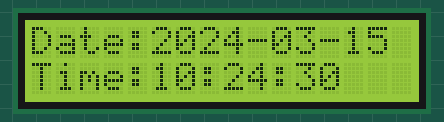
Recording of a program running on a simulated ESP32 board running MicroPython. Shown: 16×2 character LCD. The clock reads 2024-03-15 10:24:30 at power-on unless the program sets it; library files of the repository ran but are not shown: i2c_lcd.py, ds1307.py.

Above: at 0.6 s.
At 5.0 s:
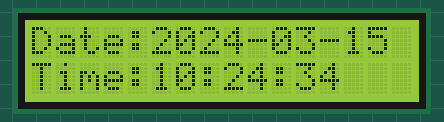
At 10.9 s:
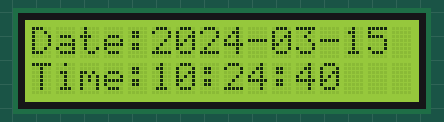
At 19.8 s:
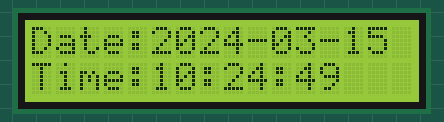
At 28.6 s:
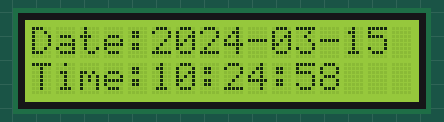
At 38.9 s:
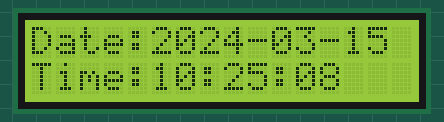

Measured:
- what the display in image 0 shows lasts 1.0 s, from 0.6 s to 1.6 s

The program:

lcd_rtc_mix.py
```python
import machine
from machine import Pin, SoftI2C , I2C
from i2c_lcd import I2cLcd
from time import sleep
from ds1307 import DS1307

I2C_ADDR = 0x27
totalRows = 2
totalColumns = 16

i2c_rtc = I2C(0, scl=Pin(22), sda=Pin(21), freq=400000)
rtc = DS1307(i2c_rtc)

# Initializing the I2C method for ESP32
i2c = SoftI2C(scl=Pin(22), sda=Pin(21), freq=10000)
lcd = I2cLcd(i2c, I2C_ADDR, totalRows, totalColumns)

while True:
    # Read the current date and time from the RTC
    (Y, M, D, _, hr, m, s, _) = rtc.datetime()

    # Format the date and time as strings
    date_str = "{:04}-{:02}-{:02}".format(Y, M, D)
    time_str = "{:02}:{:02}:{:02}".format(hr, m, s)

    # Clear the LCD and display the date in the first line and time in the second line
    lcd.clear()
    lcd.move_to(0, 0)
    lcd.putstr("Date:")
    lcd.move_to(5, 0)
    lcd.putstr(date_str)
    lcd.move_to(0, 1)
    lcd.putstr("Time:")
    lcd.move_to(5, 1)
    lcd.putstr(time_str)
    sleep(1)
```
